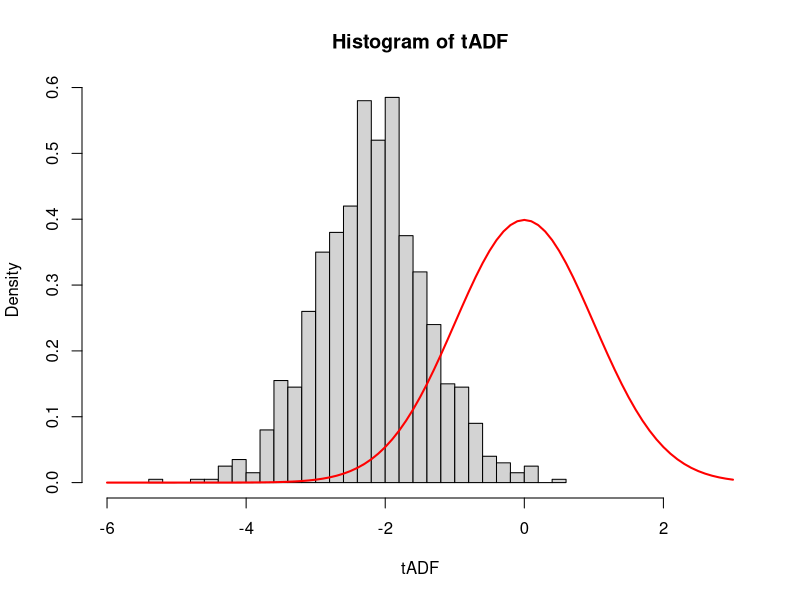
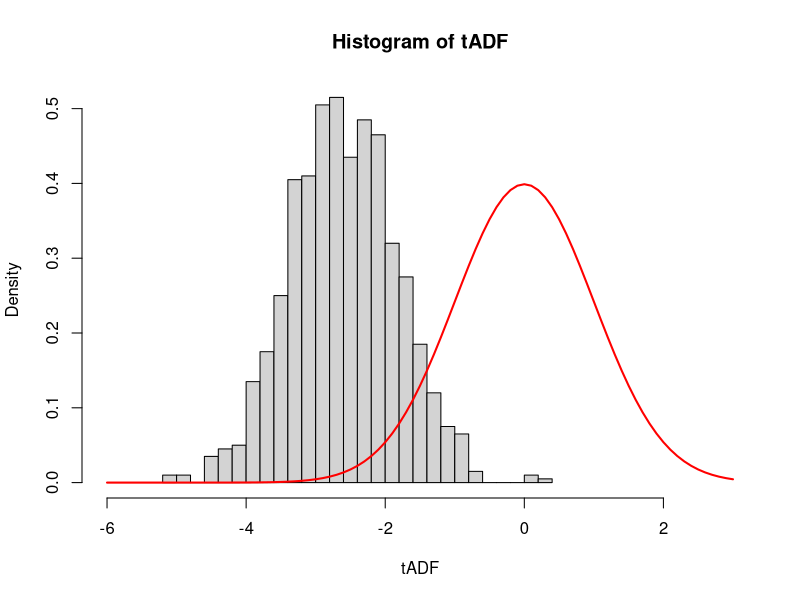

Here is the R script that generated these plots, in order:
## ---- chunk 1

library(urca)
library(forecast)

## ---- chunk 2

#Packages used:

# library(urca)
# library(forecast)

## ---- chunk 3

dt <- read.csv("RetailSales.csv")

Retail_m <- ts(dt$Total, frequency=12, start=c(1982,4), end=c(2024,9))

logRetailSales <- window(log(aggregate(Retail_m, nfrequency=4)), 
                         start=c(2000,1), end=c(2018,4))
n <- length(logRetailSales)


## ---- chunk 4

library(urca)
# Set seed so the output is the same for each run
set.seed(42)

# Random drawing from ARIMA(0,1,0) model
Y <- arima.sim(n=n, model=list(order=c(0,1,0)))[-1]

# Compute ADF test with trend, print out equation
ADF <- ur.df(Y, type="trend", lags=0)
print(round(ADF@testreg$coefficients,4))

# p: lag length in ADF test equation
p <- 1

# Observation indices for AR(p) model
t <- (p+1):n

# First difference and one lag of Y:
DY <- Y[t]-Y[t-1]
Y1 <- Y[t-1]

# ADF testing equation with linear trend
eq0 <- summary(lm(DY~Y1+t))
print(round(eq0$coefficients,4))

## ---- chunk 5

set.seed(42)
p <- 1
t <- (p+1):n

reps <- 1000
tADF <- matrix(nrow=reps, ncol=1)

for (r in 1:reps){

  # Random drawing from ARIMA(0,1,0) model
  Y <- arima.sim(n=n, model=list(order=c(0,1,0)))[-1]

  # ADF testing equation with linear trend
  DY <- Y[t]-Y[t-1]
  Y1 <- Y[t-1]
  tADF[r] <- summary(lm(DY~Y1+t))$coefficients["Y1","t value"]

}


## ---- chunk 6

hist(tADF, breaks=30, freq=FALSE, xlim=c(-6,3))
x <- seq(from=-6, to=3, by=0.1)
lines(x, dnorm(x), col="red", lwd=2)


## ---- chunk 7

SignificanceLevels <- c(0.01, 0.05, 0.1)
cv_sim_2b <- quantile(tADF, probs=SignificanceLevels)

cv_sim_2b

## ---- chunk 8

cv_trend <- qunitroot(p=SignificanceLevels, 
              N=n, trend="ct", statistic="t")

cv_trend # These are slightly different from the siulated critical values - but pretty similar considering the number of observations.



## ---- chunk 9

p <- 1
t <- (p+1):n

# Setting up the X matrix of deterministic regressors
QD <- seasonaldummy(logRetailSales)
Time <- time(logRetailSales)
gfc <- 2008.5
Time_postgfc <- 1*(Time>gfc)*(Time-gfc)
X <- cbind(Time, Time_postgfc, QD)[t,]

reps <- 1000
tADF <- matrix(nrow=reps, ncol=1)
for (r in 1:reps){

  # Simulate under H0
  Y <- arima.sim(n=n, model=list(order=c(0,1,0)))[-1]

  # ADF test include X deterministics
  DY <- Y[t]-Y[t-1]
  Y1 <- Y[t-1]
  tADF[r] <- summary(lm(DY~Y1+X))$coefficients["Y1","t value"]
}


## ---- chunk 10

hist(tADF, breaks=30, freq=FALSE, xlim=c(-6,3))
x <- seq(from=-6, to=3, by=0.1)
lines(x, dnorm(x), col="red", lwd=2)

## ---- chunk 11

SignificanceLevels <- c(0.01, 0.05, 0.1)
cv_sim <- quantile(tADF, probs=SignificanceLevels)

## ---- chunk 12

# The specification of the deterministic trend creates significantly higher critical values compared to thosein the earlier question in 2b.

cv_sim

cv_sim_2b


## ---- chunk 13

p <- 3
t <- (p+1):n

X <- cbind(Time, Time_postgfc, QD)[t,]
DY <- logRetailSales[t]-logRetailSales[t-1]
Y1 <- logRetailSales[t-1]
DY1 <- logRetailSales[t-1]-logRetailSales[t-2]
DY2 <- logRetailSales[t-2]-logRetailSales[t-3]

eq <- summary(lm(DY~Y1+X+DY1+DY2))


tstat <- coef(eq)["Y1", "t value"]

## ---- chunk 14

crit_5pct <- if (exists("cv_sim")) unname(cv_sim["5%"]) else as.numeric(quantile(tADF, probs = 0.05))

decision <- if (tstat < crit_5pct) "Reject H0: unit root" else "Fail to reject H0"

print(tstat)
print(crit_5pct)
print(decision)

## ---- chunk 15

stopifnot(exists("tADF"))  # simulated ADF stats from Q3
pval <- mean(tADF <= tstat)

print(pval)
